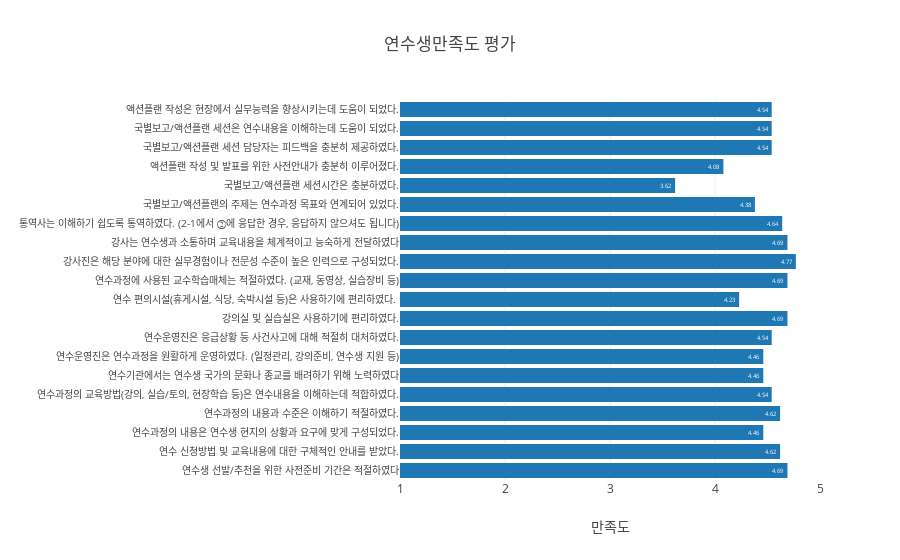

Source (notebook cell):
### Markdown cell above
### 연수생만족도 주제 그룹 평균값

### Code cell
trace = go.Bar(
    x = survey_mean['평균값'],
    y = survey_mean['연수생만족도 평가 질문'],
    width= 0.8,
    text = survey_mean['평균값'],
    textposition = 'auto', orientation = 'h'
)

layout = go.Layout(title='연수생만족도 평가',
                   bargap= 1,
                   xaxis=dict(title='만족도', range=[1,5], 
#                               tickangle=45,
                             ),
                   yaxis=dict(tickfont=dict(size=10, # 또는 yaxis_tickfont_size=10, 별도 설정가능
#                   family="Courier New, monospace",
#                   color="#7f7f7f"
                              ), 
                   ),
                   margin=dict(l=400,
#                    r=0, b=100, t=100, pad=4
                   )
#                    autosize=True, width=500,height=500
)

fig = go.Figure(data=[trace], layout=layout)

iplot(fig)

### Figure 1 — Plotly figure (JSON) as saved in the notebook; plotly's stock layout.template omitted (floating-point values rounded to 4 significant figures)
{"data": [{"orientation": "h", "text": ["4.69", "4.62", "4.46", "4.62", "4.54", "4.46", "4.46", "4.54", "4.69", "4.23", "4.69", "4.77", "4.69", "4.64", "4.38", "3.62", "4.08", "4.54", "4.54", "4.54"], "textposition": "auto", "type": "bar", "uid": "0971a4ae-df84-438a-b498-dda54811c4b9", "width": 0.8, "x": ["4.69", "4.62", "4.46", "4.62", "4.54", "4.46", "4.46", "4.54", "4.69", "4.23", "4.69", "4.77", "4.69", "4.64", "4.38", "3.62", "4.08", "4.54", "4.54", "4.54"], "y": ["연수생 선발/추천을 위한 사전준비 기간은 적절하였다", "연수 신청방법 및 교육내용에 대한 구체적인 안내를 받았다.", "연수과정의 내용은 연수생 현지의 상황과 요구에 맞게 구성되었다.", "연수과정의 내용과 수준은 이해하기 적절하였다.", "연수과정의 교육방법(강의, 실습/토의, 현장학습 등)은 연수내용을 이해하는데 적합하였다.", "연수기관에서는 연수생 국가의 문화나 종교를 배려하기 위해 노력하였다", "연수운영진은 연수과정을 원활하게 운영하였다. (일정관리, 강의준비, 연수생 지원 등)", "연수운영진은 응급상황 등 사건사고에 대해 적절히 대처하였다.", "강의실 및 실습실은 사용하기에 편리하였다.", "연수 편의시설(휴게시설, 식당, 숙박시설 등)은 사용하기에 편리하였다. ", "연수과정에 사용된 교수학습매체는 적절하였다. (교재, 동영상, 실습장비 등)", "강사진은 해당 분야에 대한 실무경험이나 전문성 수준이 높은 인력으로 구성되었다.", "강사는 연수생과 소통하며 교육내용을 체계적이고 능숙하게 전달하였다", "통역사는 이해하기 쉽도록 통역하였다. (2-1에서 ②에 응답한 경우, 응답하지 않으셔도 됩니다)", "국별보고/액션플랜의 주제는 연수과정 목표와 연계되어 있었다.", "국별보고/액션플랜 세션시간은 충분하였다.", "액션플랜 작성 및 발표를 위한 사전안내가 충분히 이루어졌다.", "국별보고/액션플랜 세션 담당자는 피드백을 충분히 제공하였다.", "국별보고/액션플랜 세션은 연수내용을 이해하는데 도움이 되었다.", "액션플랜 작성은 현장에서 실무능력을 향상시키는데 도움이 되었다."]}], "layout": {"autosize": true, "bargap": 1, "margin": {"l": 400}, "title": {"text": "연수생만족도 평가"}, "xaxis": {"range": [1, 5], "title": {"text": "만족도"}, "type": "linear"}, "yaxis": {"autorange": true, "range": [-0.5, 19.5], "tickfont": {"size": 10}, "type": "category"}}}
